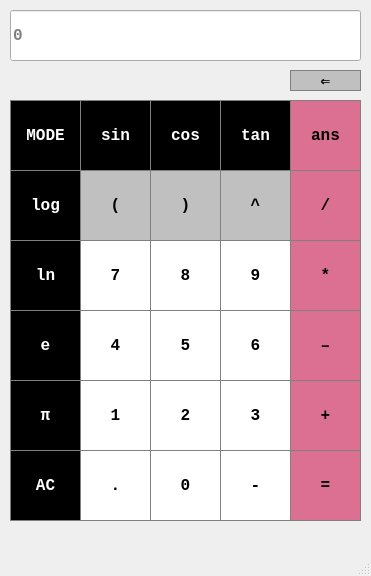
<?xml version="1.0" encoding="UTF-8"?>
<ui version="4.0">
 <class>CalculatorGUI</class>
 <widget class="QMainWindow" name="CalculatorGUI">
  <property name="geometry">
   <rect>
    <x>0</x>
    <y>0</y>
    <width>371</width>
    <height>576</height>
   </rect>
  </property>
  <property name="sizePolicy">
   <sizepolicy hsizetype="Fixed" vsizetype="Fixed">
    <horstretch>0</horstretch>
    <verstretch>0</verstretch>
   </sizepolicy>
  </property>
  <property name="minimumSize">
   <size>
    <width>371</width>
    <height>576</height>
   </size>
  </property>
  <property name="maximumSize">
   <size>
    <width>371</width>
    <height>576</height>
   </size>
  </property>
  <property name="windowTitle">
   <string>CalculatorGUI</string>
  </property>
  <widget class="QWidget" name="centralwidget">
   <widget class="QLineEdit" name="Display">
    <property name="geometry">
     <rect>
      <x>10</x>
      <y>10</y>
      <width>351</width>
      <height>51</height>
     </rect>
    </property>
    <property name="font">
     <font>
      <family>Consolas</family>
      <pointsize>12</pointsize>
      <weight>75</weight>
      <bold>true</bold>
     </font>
    </property>
    <property name="styleSheet">
     <string notr="true">QPushButton {
	background-color: #000000;
	border: 1px solid gray;
	padding: 5px;
	color: #FFFFFF
}

QPushButton:pressed {
	background-color: #696969;
	border: 1px solid gray;
	padding: 5px;
}</string>
    </property>
    <property name="readOnly">
     <bool>true</bool>
    </property>
    <property name="placeholderText">
     <string>0</string>
    </property>
   </widget>
   <widget class="QPushButton" name="Button0">
    <property name="geometry">
     <rect>
      <x>10</x>
      <y>170</y>
      <width>71</width>
      <height>71</height>
     </rect>
    </property>
    <property name="font">
     <font>
      <family>Consolas</family>
      <pointsize>12</pointsize>
      <weight>75</weight>
      <bold>true</bold>
     </font>
    </property>
    <property name="styleSheet">
     <string notr="true">QPushButton {
	background-color: #000000;
	border: 1px solid gray;
	padding: 5px;
	color: #FFFFFF
}

QPushButton:pressed {
	background-color: #696969;
	border: 1px solid gray;
	padding: 5px;
}</string>
    </property>
    <property name="text">
     <string>log</string>
    </property>
    <property name="shortcut">
     <string>L, O, G</string>
    </property>
   </widget>
   <widget class="QPushButton" name="Button1">
    <property name="geometry">
     <rect>
      <x>10</x>
      <y>240</y>
      <width>71</width>
      <height>71</height>
     </rect>
    </property>
    <property name="font">
     <font>
      <family>Consolas</family>
      <pointsize>12</pointsize>
      <weight>75</weight>
      <bold>true</bold>
     </font>
    </property>
    <property name="styleSheet">
     <string notr="true">QPushButton {
	background-color: #000000;
	border: 1px solid gray;
	padding: 5px;
	color: #FFFFFF
}

QPushButton:pressed {
	background-color: #696969;
	border: 1px solid gray;
	padding: 5px;
}</string>
    </property>
    <property name="text">
     <string>ln</string>
    </property>
    <property name="shortcut">
     <string>L, N</string>
    </property>
   </widget>
   <widget class="QPushButton" name="Button2">
    <property name="geometry">
     <rect>
      <x>10</x>
      <y>310</y>
      <width>71</width>
      <height>71</height>
     </rect>
    </property>
    <property name="font">
     <font>
      <family>Consolas</family>
      <pointsize>12</pointsize>
      <weight>75</weight>
      <bold>true</bold>
     </font>
    </property>
    <property name="styleSheet">
     <string notr="true">QPushButton {
	background-color: #000000;
	border: 1px solid gray;
	padding: 5px;
	color: #FFFFFF
}

QPushButton:pressed {
	background-color: #696969;
	border: 1px solid gray;
	padding: 5px;
}</string>
    </property>
    <property name="text">
     <string>e</string>
    </property>
    <property name="shortcut">
     <string>E</string>
    </property>
   </widget>
   <widget class="QPushButton" name="Button3">
    <property name="geometry">
     <rect>
      <x>10</x>
      <y>380</y>
      <width>71</width>
      <height>71</height>
     </rect>
    </property>
    <property name="font">
     <font>
      <family>Consolas</family>
      <pointsize>12</pointsize>
      <weight>75</weight>
      <bold>true</bold>
     </font>
    </property>
    <property name="styleSheet">
     <string notr="true">QPushButton {
	background-color: #000000;
	border: 1px solid gray;
	padding: 5px;
	color: #FFFFFF
}

QPushButton:pressed {
	background-color: #696969;
	border: 1px solid gray;
	padding: 5px;
}</string>
    </property>
    <property name="text">
     <string>π</string>
    </property>
    <property name="shortcut">
     <string>P</string>
    </property>
   </widget>
   <widget class="QPushButton" name="Button4">
    <property name="geometry">
     <rect>
      <x>290</x>
      <y>100</y>
      <width>71</width>
      <height>71</height>
     </rect>
    </property>
    <property name="font">
     <font>
      <family>Consolas</family>
      <pointsize>12</pointsize>
      <weight>75</weight>
      <bold>true</bold>
     </font>
    </property>
    <property name="styleSheet">
     <string notr="true">QPushButton {
	background-color: #DB7093;
	border: 1px solid gray;
	padding: 5px;
}

QPushButton:pressed {
	background-color: #FFC0CB;
	border: 1px solid gray;
	padding: 5px;
}</string>
    </property>
    <property name="text">
     <string>ans</string>
    </property>
    <property name="shortcut">
     <string>A</string>
    </property>
   </widget>
   <widget class="QPushButton" name="Button9">
    <property name="geometry">
     <rect>
      <x>290</x>
      <y>170</y>
      <width>71</width>
      <height>71</height>
     </rect>
    </property>
    <property name="font">
     <font>
      <family>Consolas</family>
      <pointsize>12</pointsize>
      <weight>75</weight>
      <bold>true</bold>
     </font>
    </property>
    <property name="styleSheet">
     <string notr="true">QPushButton {
	background-color: #DB7093;
	border: 1px solid gray;
	padding: 5px;
}

QPushButton:pressed {
	background-color: #FFC0CB;
	border: 1px solid gray;
	padding: 5px;
}</string>
    </property>
    <property name="text">
     <string>/</string>
    </property>
    <property name="shortcut">
     <string>/</string>
    </property>
   </widget>
   <widget class="QPushButton" name="Button8">
    <property name="geometry">
     <rect>
      <x>220</x>
      <y>170</y>
      <width>71</width>
      <height>71</height>
     </rect>
    </property>
    <property name="font">
     <font>
      <family>Consolas</family>
      <pointsize>12</pointsize>
      <weight>75</weight>
      <bold>true</bold>
     </font>
    </property>
    <property name="styleSheet">
     <string notr="true">QPushButton {
	background-color: #C0C0C0;
	border: 1px solid gray;
	padding: 5px;
}

QPushButton:pressed {
	background-color: #DCDCDC;
	border: 1px solid gray;
	padding: 5px;
}</string>
    </property>
    <property name="text">
     <string>^</string>
    </property>
    <property name="shortcut">
     <string>^</string>
    </property>
   </widget>
   <widget class="QPushButton" name="Button5">
    <property name="geometry">
     <rect>
      <x>10</x>
      <y>100</y>
      <width>71</width>
      <height>71</height>
     </rect>
    </property>
    <property name="font">
     <font>
      <family>Consolas</family>
      <pointsize>12</pointsize>
      <weight>75</weight>
      <bold>true</bold>
     </font>
    </property>
    <property name="styleSheet">
     <string notr="true">QPushButton {
	background-color: #000000;
	border: 1px solid gray;
	padding: 5px;
	color: #FFFFFF
}

QPushButton:pressed {
	background-color: #696969;
	border: 1px solid gray;
	padding: 5px;
}</string>
    </property>
    <property name="text">
     <string>MODE</string>
    </property>
    <property name="shortcut">
     <string>M</string>
    </property>
   </widget>
   <widget class="QPushButton" name="Button7">
    <property name="geometry">
     <rect>
      <x>150</x>
      <y>170</y>
      <width>71</width>
      <height>71</height>
     </rect>
    </property>
    <property name="font">
     <font>
      <family>Consolas</family>
      <pointsize>12</pointsize>
      <weight>75</weight>
      <bold>true</bold>
     </font>
    </property>
    <property name="styleSheet">
     <string notr="true">QPushButton {
	background-color: #C0C0C0;
	border: 1px solid gray;
	padding: 5px;
}

QPushButton:pressed {
	background-color: #DCDCDC;
	border: 1px solid gray;
	padding: 5px;
}</string>
    </property>
    <property name="text">
     <string>)</string>
    </property>
    <property name="shortcut">
     <string>)</string>
    </property>
   </widget>
   <widget class="QPushButton" name="Button6">
    <property name="geometry">
     <rect>
      <x>80</x>
      <y>170</y>
      <width>71</width>
      <height>71</height>
     </rect>
    </property>
    <property name="font">
     <font>
      <family>Consolas</family>
      <pointsize>12</pointsize>
      <weight>75</weight>
      <bold>true</bold>
     </font>
    </property>
    <property name="styleSheet">
     <string notr="true">QPushButton {
	background-color: #C0C0C0;
	border: 1px solid gray;
	padding: 5px;
}

QPushButton:pressed {
	background-color: #DCDCDC;
	border: 1px solid gray;
	padding: 5px;
}</string>
    </property>
    <property name="text">
     <string>(</string>
    </property>
    <property name="shortcut">
     <string>(</string>
    </property>
   </widget>
   <widget class="QPushButton" name="Button14">
    <property name="geometry">
     <rect>
      <x>290</x>
      <y>240</y>
      <width>71</width>
      <height>71</height>
     </rect>
    </property>
    <property name="font">
     <font>
      <family>Consolas</family>
      <pointsize>12</pointsize>
      <weight>75</weight>
      <bold>true</bold>
     </font>
    </property>
    <property name="styleSheet">
     <string notr="true">QPushButton {
	background-color: #DB7093;
	border: 1px solid gray;
	padding: 5px;
}

QPushButton:pressed {
	background-color: #FFC0CB;
	border: 1px solid gray;
	padding: 5px;
}</string>
    </property>
    <property name="text">
     <string>*</string>
    </property>
    <property name="shortcut">
     <string>*</string>
    </property>
   </widget>
   <widget class="QPushButton" name="Button18">
    <property name="geometry">
     <rect>
      <x>220</x>
      <y>310</y>
      <width>71</width>
      <height>71</height>
     </rect>
    </property>
    <property name="font">
     <font>
      <family>Consolas</family>
      <pointsize>12</pointsize>
      <weight>75</weight>
      <bold>true</bold>
     </font>
    </property>
    <property name="styleSheet">
     <string notr="true">QPushButton {
	background-color: #FFFFFF;
	border: 1px solid gray;
	padding: 5px;
}

QPushButton:pressed {
	background-color: #87CEEB;
	border: 1px solid gray;
	padding: 5px;
}</string>
    </property>
    <property name="text">
     <string>6</string>
    </property>
    <property name="shortcut">
     <string>6</string>
    </property>
   </widget>
   <widget class="QPushButton" name="Button13">
    <property name="geometry">
     <rect>
      <x>220</x>
      <y>240</y>
      <width>71</width>
      <height>71</height>
     </rect>
    </property>
    <property name="font">
     <font>
      <family>Consolas</family>
      <pointsize>12</pointsize>
      <weight>75</weight>
      <bold>true</bold>
     </font>
    </property>
    <property name="styleSheet">
     <string notr="true">QPushButton {
	background-color: #FFFFFF;
	border: 1px solid gray;
	padding: 5px;
}

QPushButton:pressed {
	background-color: #87CEEB;
	border: 1px solid gray;
	padding: 5px;
}</string>
    </property>
    <property name="text">
     <string>9</string>
    </property>
    <property name="shortcut">
     <string>9</string>
    </property>
   </widget>
   <widget class="QPushButton" name="Button10">
    <property name="geometry">
     <rect>
      <x>80</x>
      <y>100</y>
      <width>71</width>
      <height>71</height>
     </rect>
    </property>
    <property name="font">
     <font>
      <family>Consolas</family>
      <pointsize>12</pointsize>
      <weight>75</weight>
      <bold>true</bold>
     </font>
    </property>
    <property name="styleSheet">
     <string notr="true">QPushButton {
	background-color: #000000;
	border: 1px solid gray;
	padding: 5px;
	color: #FFFFFF
}

QPushButton:pressed {
	background-color: #696969;
	border: 1px solid gray;
	padding: 5px;
}</string>
    </property>
    <property name="text">
     <string>sin</string>
    </property>
    <property name="shortcut">
     <string>S</string>
    </property>
   </widget>
   <widget class="QPushButton" name="Button19">
    <property name="geometry">
     <rect>
      <x>290</x>
      <y>310</y>
      <width>71</width>
      <height>71</height>
     </rect>
    </property>
    <property name="font">
     <font>
      <family>Consolas</family>
      <pointsize>12</pointsize>
      <weight>75</weight>
      <bold>true</bold>
     </font>
    </property>
    <property name="styleSheet">
     <string notr="true">QPushButton {
	background-color: #DB7093;
	border: 1px solid gray;
	padding: 5px;
}

QPushButton:pressed {
	background-color: #FFC0CB;
	border: 1px solid gray;
	padding: 5px;
}</string>
    </property>
    <property name="text">
     <string>–</string>
    </property>
    <property name="shortcut">
     <string>-</string>
    </property>
   </widget>
   <widget class="QPushButton" name="Button16">
    <property name="geometry">
     <rect>
      <x>80</x>
      <y>310</y>
      <width>71</width>
      <height>71</height>
     </rect>
    </property>
    <property name="font">
     <font>
      <family>Consolas</family>
      <pointsize>12</pointsize>
      <weight>75</weight>
      <bold>true</bold>
     </font>
    </property>
    <property name="styleSheet">
     <string notr="true">QPushButton {
	background-color: #FFFFFF;
	border: 1px solid gray;
	padding: 5px;
}

QPushButton:pressed {
	background-color: #87CEEB;
	border: 1px solid gray;
	padding: 5px;
}</string>
    </property>
    <property name="text">
     <string>4</string>
    </property>
    <property name="shortcut">
     <string>4</string>
    </property>
   </widget>
   <widget class="QPushButton" name="Button12">
    <property name="geometry">
     <rect>
      <x>150</x>
      <y>240</y>
      <width>71</width>
      <height>71</height>
     </rect>
    </property>
    <property name="font">
     <font>
      <family>Consolas</family>
      <pointsize>12</pointsize>
      <weight>75</weight>
      <bold>true</bold>
     </font>
    </property>
    <property name="styleSheet">
     <string notr="true">QPushButton {
	background-color: #FFFFFF;
	border: 1px solid gray;
	padding: 5px;
}

QPushButton:pressed {
	background-color: #87CEEB;
	border: 1px solid gray;
	padding: 5px;
}</string>
    </property>
    <property name="text">
     <string>8</string>
    </property>
    <property name="shortcut">
     <string>8</string>
    </property>
   </widget>
   <widget class="QPushButton" name="Button17">
    <property name="geometry">
     <rect>
      <x>150</x>
      <y>310</y>
      <width>71</width>
      <height>71</height>
     </rect>
    </property>
    <property name="font">
     <font>
      <family>Consolas</family>
      <pointsize>12</pointsize>
      <weight>75</weight>
      <bold>true</bold>
     </font>
    </property>
    <property name="styleSheet">
     <string notr="true">QPushButton {
	background-color: #FFFFFF;
	border: 1px solid gray;
	padding: 5px;
}

QPushButton:pressed {
	background-color: #87CEEB;
	border: 1px solid gray;
	padding: 5px;
}</string>
    </property>
    <property name="text">
     <string>5</string>
    </property>
    <property name="shortcut">
     <string>5</string>
    </property>
   </widget>
   <widget class="QPushButton" name="Button11">
    <property name="geometry">
     <rect>
      <x>80</x>
      <y>240</y>
      <width>71</width>
      <height>71</height>
     </rect>
    </property>
    <property name="font">
     <font>
      <family>Consolas</family>
      <pointsize>12</pointsize>
      <weight>75</weight>
      <bold>true</bold>
     </font>
    </property>
    <property name="styleSheet">
     <string notr="true">QPushButton {
	background-color: #FFFFFF;
	border: 1px solid gray;
	padding: 5px;
}

QPushButton:pressed {
	background-color: #87CEEB;
	border: 1px solid gray;
	padding: 5px;
}</string>
    </property>
    <property name="text">
     <string>7</string>
    </property>
    <property name="shortcut">
     <string>7</string>
    </property>
   </widget>
   <widget class="QPushButton" name="Button15">
    <property name="geometry">
     <rect>
      <x>150</x>
      <y>100</y>
      <width>71</width>
      <height>71</height>
     </rect>
    </property>
    <property name="font">
     <font>
      <family>Consolas</family>
      <pointsize>12</pointsize>
      <weight>75</weight>
      <bold>true</bold>
     </font>
    </property>
    <property name="styleSheet">
     <string notr="true">QPushButton {
	background-color: #000000;
	border: 1px solid gray;
	padding: 5px;
	color: #FFFFFF
}

QPushButton:pressed {
	background-color: #696969;
	border: 1px solid gray;
	padding: 5px;
}</string>
    </property>
    <property name="text">
     <string>cos</string>
    </property>
    <property name="shortcut">
     <string>C</string>
    </property>
   </widget>
   <widget class="QPushButton" name="Button27">
    <property name="geometry">
     <rect>
      <x>150</x>
      <y>450</y>
      <width>71</width>
      <height>71</height>
     </rect>
    </property>
    <property name="font">
     <font>
      <family>Consolas</family>
      <pointsize>12</pointsize>
      <weight>75</weight>
      <bold>true</bold>
     </font>
    </property>
    <property name="styleSheet">
     <string notr="true">QPushButton {
	background-color: #FFFFFF;
	border: 1px solid gray;
	padding: 5px;
}

QPushButton:pressed {
	background-color: #87CEEB;
	border: 1px solid gray;
	padding: 5px;
}</string>
    </property>
    <property name="text">
     <string>0</string>
    </property>
    <property name="shortcut">
     <string>0</string>
    </property>
   </widget>
   <widget class="QPushButton" name="Button28">
    <property name="geometry">
     <rect>
      <x>220</x>
      <y>450</y>
      <width>71</width>
      <height>71</height>
     </rect>
    </property>
    <property name="font">
     <font>
      <family>Consolas</family>
      <pointsize>12</pointsize>
      <weight>75</weight>
      <bold>true</bold>
     </font>
    </property>
    <property name="styleSheet">
     <string notr="true">QPushButton {
	background-color: #FFFFFF;
	border: 1px solid gray;
	padding: 5px;
}

QPushButton:pressed {
	background-color: #87CEEB;
	border: 1px solid gray;
	padding: 5px;
}</string>
    </property>
    <property name="text">
     <string>-</string>
    </property>
    <property name="shortcut">
     <string>N</string>
    </property>
   </widget>
   <widget class="QPushButton" name="Button21">
    <property name="geometry">
     <rect>
      <x>80</x>
      <y>380</y>
      <width>71</width>
      <height>71</height>
     </rect>
    </property>
    <property name="font">
     <font>
      <family>Consolas</family>
      <pointsize>12</pointsize>
      <weight>75</weight>
      <bold>true</bold>
     </font>
    </property>
    <property name="styleSheet">
     <string notr="true">QPushButton {
	background-color: #FFFFFF;
	border: 1px solid gray;
	padding: 5px;
}

QPushButton:pressed {
	background-color: #87CEEB;
	border: 1px solid gray;
	padding: 5px;
}</string>
    </property>
    <property name="text">
     <string>1</string>
    </property>
    <property name="shortcut">
     <string>1</string>
    </property>
   </widget>
   <widget class="QPushButton" name="Button24">
    <property name="geometry">
     <rect>
      <x>290</x>
      <y>380</y>
      <width>71</width>
      <height>71</height>
     </rect>
    </property>
    <property name="font">
     <font>
      <family>Consolas</family>
      <pointsize>12</pointsize>
      <weight>75</weight>
      <bold>true</bold>
     </font>
    </property>
    <property name="styleSheet">
     <string notr="true">QPushButton {
	background-color: #DB7093;
	border: 1px solid gray;
	padding: 5px;
}

QPushButton:pressed {
	background-color: #FFC0CB;
	border: 1px solid gray;
	padding: 5px;
}</string>
    </property>
    <property name="text">
     <string>+</string>
    </property>
    <property name="shortcut">
     <string>+</string>
    </property>
   </widget>
   <widget class="QPushButton" name="Button22">
    <property name="geometry">
     <rect>
      <x>150</x>
      <y>380</y>
      <width>71</width>
      <height>71</height>
     </rect>
    </property>
    <property name="font">
     <font>
      <family>Consolas</family>
      <pointsize>12</pointsize>
      <weight>75</weight>
      <bold>true</bold>
     </font>
    </property>
    <property name="styleSheet">
     <string notr="true">QPushButton {
	background-color: #FFFFFF;
	border: 1px solid gray;
	padding: 5px;
}

QPushButton:pressed {
	background-color: #87CEEB;
	border: 1px solid gray;
	padding: 5px;
}</string>
    </property>
    <property name="text">
     <string>2</string>
    </property>
    <property name="shortcut">
     <string>2</string>
    </property>
   </widget>
   <widget class="QPushButton" name="Button25">
    <property name="geometry">
     <rect>
      <x>10</x>
      <y>450</y>
      <width>71</width>
      <height>71</height>
     </rect>
    </property>
    <property name="font">
     <font>
      <family>Consolas</family>
      <pointsize>12</pointsize>
      <weight>75</weight>
      <bold>true</bold>
     </font>
    </property>
    <property name="styleSheet">
     <string notr="true">QPushButton {
	background-color: #000000;
	border: 1px solid gray;
	padding: 5px;
	color: #FFFFFF
}

QPushButton:pressed {
	background-color: #696969;
	border: 1px solid gray;
	padding: 5px;
}</string>
    </property>
    <property name="text">
     <string>AC</string>
    </property>
    <property name="shortcut">
     <string>Del</string>
    </property>
   </widget>
   <widget class="QPushButton" name="Button23">
    <property name="geometry">
     <rect>
      <x>220</x>
      <y>380</y>
      <width>71</width>
      <height>71</height>
     </rect>
    </property>
    <property name="font">
     <font>
      <family>Consolas</family>
      <pointsize>12</pointsize>
      <weight>75</weight>
      <bold>true</bold>
     </font>
    </property>
    <property name="styleSheet">
     <string notr="true">QPushButton {
	background-color: #FFFFFF;
	border: 1px solid gray;
	padding: 5px;
}

QPushButton:pressed {
	background-color: #87CEEB;
	border: 1px solid gray;
	padding: 5px;
}</string>
    </property>
    <property name="text">
     <string>3</string>
    </property>
    <property name="shortcut">
     <string>3</string>
    </property>
   </widget>
   <widget class="QPushButton" name="Button26">
    <property name="geometry">
     <rect>
      <x>80</x>
      <y>450</y>
      <width>71</width>
      <height>71</height>
     </rect>
    </property>
    <property name="font">
     <font>
      <family>Consolas</family>
      <pointsize>12</pointsize>
      <weight>75</weight>
      <bold>true</bold>
     </font>
    </property>
    <property name="styleSheet">
     <string notr="true">QPushButton {
	background-color: #FFFFFF;
	border: 1px solid gray;
	padding: 5px;
}

QPushButton:pressed {
	background-color: #87CEEB;
	border: 1px solid gray;
	padding: 5px;
}</string>
    </property>
    <property name="text">
     <string>.</string>
    </property>
    <property name="shortcut">
     <string>.</string>
    </property>
   </widget>
   <widget class="QPushButton" name="Button29">
    <property name="geometry">
     <rect>
      <x>290</x>
      <y>450</y>
      <width>71</width>
      <height>71</height>
     </rect>
    </property>
    <property name="font">
     <font>
      <family>Consolas</family>
      <pointsize>12</pointsize>
      <weight>75</weight>
      <bold>true</bold>
     </font>
    </property>
    <property name="styleSheet">
     <string notr="true">QPushButton {
	background-color: #DB7093;
	border: 1px solid gray;
	padding: 5px;
}

QPushButton:pressed {
	background-color: #FFC0CB;
	border: 1px solid gray;
	padding: 5px;
}</string>
    </property>
    <property name="text">
     <string>=</string>
    </property>
    <property name="shortcut">
     <string>Return</string>
    </property>
   </widget>
   <widget class="QPushButton" name="Button20">
    <property name="geometry">
     <rect>
      <x>220</x>
      <y>100</y>
      <width>71</width>
      <height>71</height>
     </rect>
    </property>
    <property name="font">
     <font>
      <family>Consolas</family>
      <pointsize>12</pointsize>
      <weight>75</weight>
      <bold>true</bold>
     </font>
    </property>
    <property name="styleSheet">
     <string notr="true">QPushButton {
	background-color: #000000;
	border: 1px solid gray;
	padding: 5px;
	color: #FFFFFF
}

QPushButton:pressed {
	background-color: #696969;
	border: 1px solid gray;
	padding: 5px;
}</string>
    </property>
    <property name="text">
     <string>tan</string>
    </property>
    <property name="shortcut">
     <string>T</string>
    </property>
   </widget>
   <widget class="QPushButton" name="Button30">
    <property name="geometry">
     <rect>
      <x>290</x>
      <y>70</y>
      <width>71</width>
      <height>21</height>
     </rect>
    </property>
    <property name="font">
     <font>
      <family>Consolas</family>
      <pointsize>12</pointsize>
      <weight>75</weight>
      <bold>true</bold>
     </font>
    </property>
    <property name="styleSheet">
     <string notr="true">QPushButton {
	background-color: #C0C0C0;
	border: 1px solid gray;
	padding: 5px;
}

QPushButton:pressed {
	background-color: #DCDCDC;
	border: 1px solid gray;
	padding: 5px;
}</string>
    </property>
    <property name="text">
     <string>⇐</string>
    </property>
    <property name="shortcut">
     <string>Backspace</string>
    </property>
   </widget>
  </widget>
  <widget class="QMenuBar" name="menubar">
   <property name="geometry">
    <rect>
     <x>0</x>
     <y>0</y>
     <width>371</width>
     <height>21</height>
    </rect>
   </property>
  </widget>
  <widget class="QStatusBar" name="statusbar"/>
 </widget>
 <resources/>
 <connections/>
</ui>
